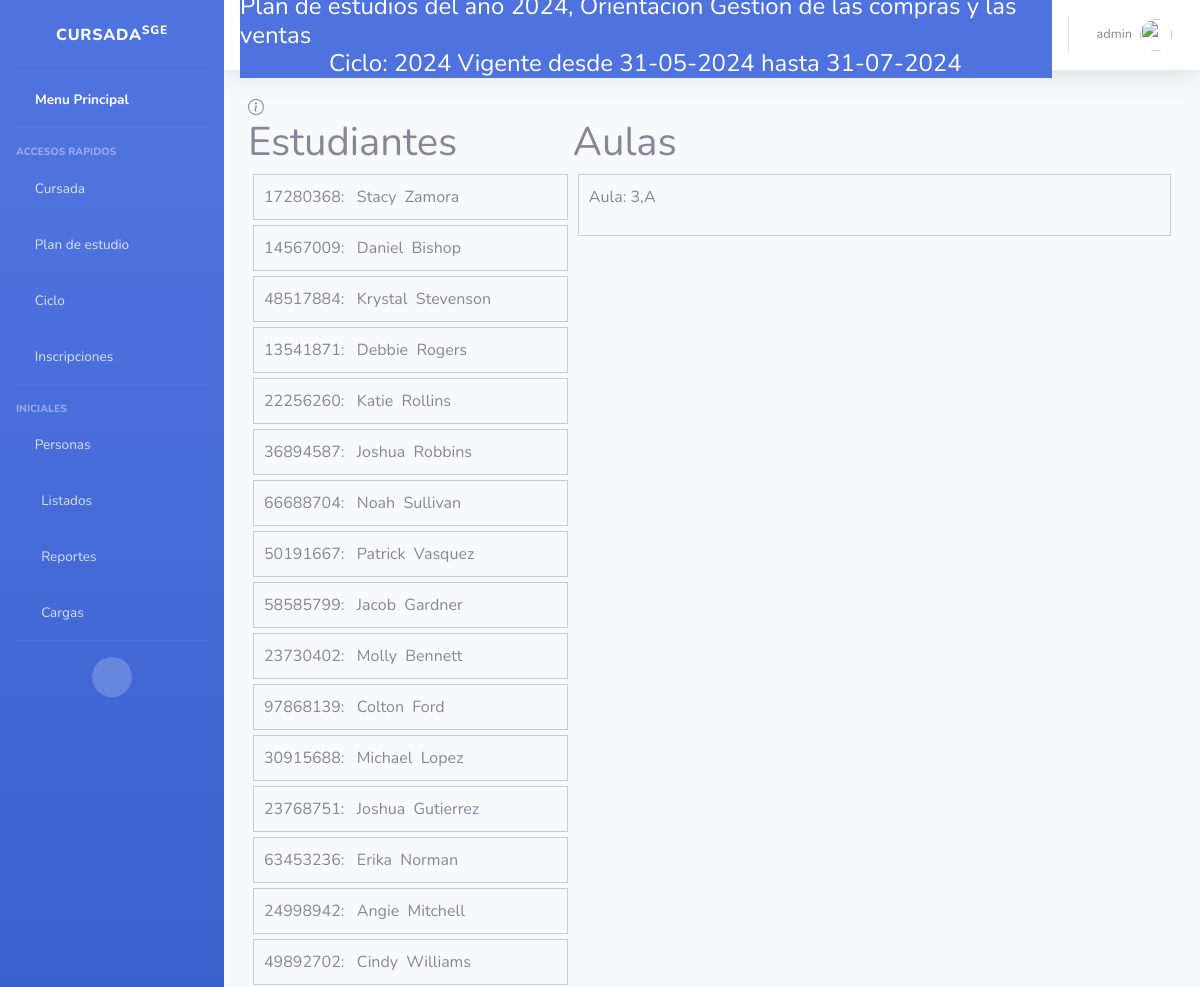
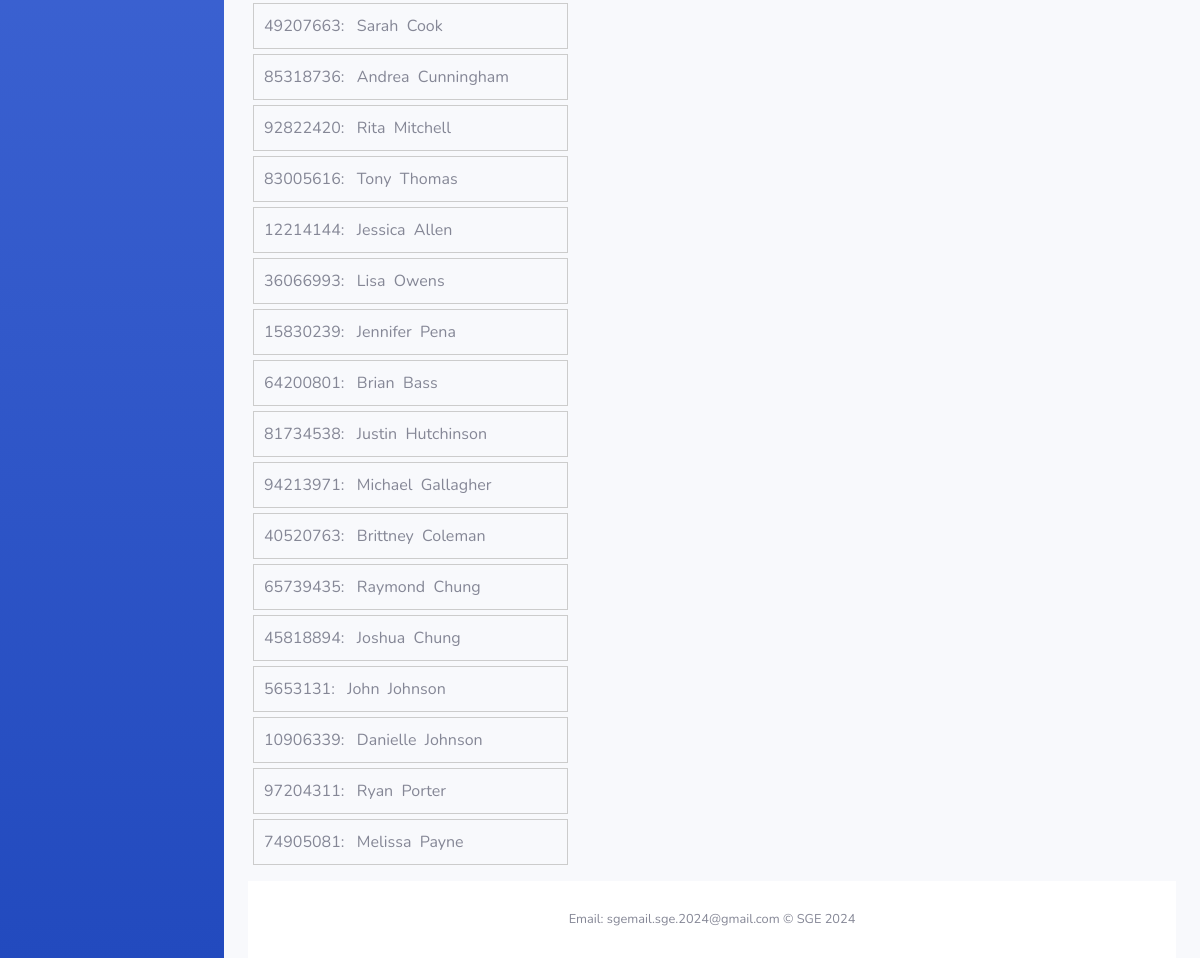
The page /Clases/asignar_alumno_a_aula/3/ (signed in) on the database its author committed (2 pictures, top to bottom).
### Core/models.py (models this page shows, shortened)
class Ciclo (models.Model):
    anioCalendario = models.CharField(
        help_text="Ej: 2024",
        max_length=4,
        unique= True)
    fechaInicio = models.DateField(help_text="Ej: 16/02/2024",
                                   default=now)
    plan = models.ForeignKey(PlanDeEstudios, blank=False, on_delete=models.CASCADE)
    fechaFin = models.DateField(help_text="Ej: 28/11/2024",)
    esActual = models.BooleanField(
        default= True
    )
    def __str__(self):
        return "{0} Vigente desde {1} hasta {2}".format(self.anioCalendario,self.fechaInicio.strftime("%d-%m-%Y"), self.fechaFin.strftime("%d-%m-%Y"))

class Inscripcion(models.Model):
    estudiante = models.ForeignKey(
        Estudiante,
        null=True,
        help_text="Ej: Juan Perez",
        on_delete=models.CASCADE,
    )
    ciclo = models.ForeignKey(
        Ciclo,
        null=True,
        on_delete=models.CASCADE,
        help_text="Ej: Actual",
    )
    anio = models.ForeignKey(
        AnioPlan,
        on_delete=models.CASCADE,
        help_text="Ej: 1,año",
    )
    fecha = models.DateTimeField(default=now,help_text="Ej: 16/02/2024",)
    class Meta:
        unique_together = ['estudiante', 'ciclo', 'anio']

class Persona(models.Model):
    MAXNOMBRE = 50
    MAXAPELLIDO = 50
    REGEX_NOMBRE = '^[0-9a-zA-Z-_ .]{3,100}$'
    REGEX_NUMERO = '^[0-9]{1,12}$'
    MAXDNI =11
    MAXDIRECCION = 100
    MAXTELEFONO = 10
    nombre = models.CharField(
        help_text="Ej: Juan",
        max_length = MAXNOMBRE,
        unique= False,
        null= False,
        blank= False,
        validators= [RegexValidator(regex=REGEX_NOMBRE)],
        error_messages= {
            'max_length': "El nombre puede tener a lo sumo {} caracteres".format(MAXNOMBRE),
            'blank': "El nombre es obligatorio"
        }
    )
    apellido = models.CharField(
        help_text="Ej: Perez",
        max_length=MAXAPELLIDO,
        unique=False,
        null=False,
        blank=False,
        validators=[RegexValidator(regex=REGEX_NOMBRE)],
        error_messages={
            'max_length': "El apellido puede tener a lo sumo {} caracteres".format(MAXNOMBRE),
            'blank': "El apéllido es obligatorio"
        }
    )
    dni= models.CharField(
        help_text="Ej: 12345678",
        max_length = MAXDNI,
        unique= True,
        null= False,
        blank= False,
        error_messages= {
            'max_length': "El dni puede tener a lo sumo {} caracteres".format(MAXDNI),
            'unique': "El dni ingresado ya existe",
            'blank': "El dni es obligatorio"
        }
    )
    localidad=models.ForeignKey(
        Localidad,
        null=False,
        blank=False,
        on_delete=models.CASCADE,
        help_text="Ej: Trelew",
        error_messages={
        }
    )
    direccion=models.CharField(
        help_text="Ej: Calle falsa 123",
        max_length = MAXDIRECCION,
        unique= False,
        null= False,
        blank= False,
        error_messages= {
            'blank': "La direccion es obligatoria"
        }
    )
    email = models.EmailField(
        help_text="Ej: asd@asd.com",
        unique=True,
        null=True,
        blank=True,
        primary_key=False,
        error_messages={
            'unique': "El email no esta disponible",
        }
    )
    telefono= models.CharField(
        help_text="Ej: 0123456789 ",
        max_length=MAXTELEFONO,
        unique=False,
        null=True,
        blank=True,
        primary_key=False,
        validators=[RegexValidator(regex=REGEX_NUMERO)],
        error_messages={
            'max_length': "El telefono puede tener a lo sumo {} caracteres".format(MAXTELEFONO),
        }
    )

class Aula(models.Model):
    estudiantes = models.ManyToManyField(
        'Estudiante',
        blank=True,
        related_name="estudiantes",
    )
    division = models.ForeignKey(
        'Division',
        unique=False,
        null=False,  # Asegura que cada aula tenga una división asociada
        blank=False,
        on_delete=models.CASCADE,
        related_name="aulas"  # Hace que el acceso a las aulas asociadas con una división sea más claro
    )
    class Meta:
        db_table = 'Aula'

class Division(models.Model):
    PRIMERA = '1ra'
    SEGUNDA = '2da'
    TERCERA = '3ra'
    CUARTA = '4ta'
    QUINTA = '5ta'
    CHOICES_DIV = (
        (PRIMERA, 'Primera'),
        (SEGUNDA, 'Segunda'),
        (TERCERA, 'Tercera'),
        (CUARTA, 'Cuarta'),
        (QUINTA, 'Quinta'))
    ciclo = models.ForeignKey(Ciclo, on_delete=models.CASCADE, related_name="divisiones")
    codigo = models.CharField(max_length=50, choices=CHOICES_DIV, default=PRIMERA)
    descripcion = models.CharField(max_length=50)
    anio = models.ForeignKey(AnioPlan, on_delete=models.CASCADE)
    alumnos = models.ManyToManyField(Estudiante)
    def __str__(self):
        return "{0},{1}".format(self.anio.codigo, self.codigo)

class AnioPlan(models.Model):
    MAXCODIGO= 50
    CANTMAXPORANIO= 50
    MAXDESCRIPCION = 50
    codigo = models.CharField(
        help_text="Ej: ",
        max_length= MAXCODIGO,
        null=False,
        blank=False,
        error_messages={
            'blank': "El codigo es obligatorio"
        })
    descripcion = models.CharField(help_text="nivel",
        unique=False,
        max_length= MAXDESCRIPCION,
        null=False,
        blank=False,
        primary_key=False,
        )
    plan = models.ForeignKey(PlanDeEstudios, models.CASCADE, related_name="anios")
    inscripciones = models.ManyToManyField(Estudiante)
    class Meta:
        unique_together = [['codigo', 'plan']]

### Clases/views.py (the view)
# urls.py: re_path(r'^asignar_alumno_a_aula/(?P<idAnio>\d+)/$', views.asignar_alumno_a_aula, name= 'asignar_alumno_a_aula'),
@login_required
def asignar_alumno_a_aula(request, idAnio):
    if not request.user.is_staff:
        return HttpResponseForbidden('Acceso denegado.')
    print("asignar alumno", idAnio)
    ciclo = Ciclo.objects.get(esActual = 'True')
    ciclo=request.ciclo
    divisiones = Division.objects.filter(anio_id=idAnio,ciclo=ciclo)
    estudiantes_inscritos = Inscripcion.objects.filter(anio=idAnio,ciclo = ciclo)
    print("estudiuantes inscriptos",estudiantes_inscritos)
    aulas = Aula.objects.filter(division__in=divisiones)
    print("Estoy en aulaaass",aulas[0].estudiantes.all())
    estudiantes_aula = {}  # Cambiaremos a un diccionario para asociar estudiantes con aulas
    for aula in aulas:
        estudiantes_aula[aula.id] = aula.estudiantes.all()
        print(aula.estudiantes.all())
    estudiantes_no_en_aula = []
    ids_estudiantes_aula = [estudiante.id for aula_estudiantes in estudiantes_aula.values() for estudiante in aula_estudiantes]
    print("Estudiates e aulas",ids_estudiantes_aula)
    print((ids_estudiantes_aula))
    for estudiante in estudiantes_inscritos:
        print("id estudiante*****",estudiante.estudiante.id,ids_estudiantes_aula)
        if estudiante.estudiante.id not in ids_estudiantes_aula:
            estudiantes_no_en_aula.append(estudiante)
    print("no en aula", estudiantes_no_en_aula)
    return render(request, 'Division/asignar_alumnno_aula.html', {'aulas': aulas,
                                                                'estudiantes': estudiantes_no_en_aula,
                                                                'estudiantes_aula': estudiantes_aula,
                                                                'estudiantes_no_en_aula': estudiantes_no_en_aula})

### Core/models.py (called while the page is built)
    def __str__(self):
        return "Plan de estudios del año {0}, Orientacion {1}".format(self.anio, self.orientacion)

### Clases/templates/Division/asignar_alumnno_aula.html (shortened to what this page needs)
{% extends 'index.html' %}
{% block content %}
{% load static %}
<head>
</head>
<a data-bs-toggle="modal" data-bs-target="#exampleModal" data-bs-slide-to="0">
    </a>
<cuerpo>
    <div id="estudiantes-container">
        <h1>Estudiantes</h1>
        <ul id="estudiantes-list">
            {% for estudiante in estudiantes %}
                <li class="estudiante" draggable="true" ondragstart="handleDragStart(event,
                '{{ estudiante.estudiante.dni }}',
                '{{ estudiante.estudiante.id }}',
                '{{ estudiante.estudiante.nombre }}',
                '{{ estudiante.estudiante.apellido }}')"
                data-id="{{ estudiante.estudiante.id }}"
                data-dni="{{ estudiante.estudiante.dni }}"
                data-nombre="{{ estudiante.estudiante.nombre }}"
                data-apellido="{{ estudiante.estudiante.apellido }}">
                {{ estudiante.estudiante.dni  }}: &nbsp {{ estudiante.estudiante.nombre  }}&nbsp {{estudiante.estudiante.apellido}}</li>
            {% endfor %}
        </ul>
    </div>
    <div id="aulas-container">
        <h1>Aulas</h1>
        {% for aula in aulas %}
        <div id="aulas-list">
            <li class="aula" ondrop="drop(event)" ondragover="allowDrop(event)" data-id="{{ aula.id }}">
                Aula: {{ aula.division }}
            </li>
        </div>
        {% endfor %}
    </div>
</cuerpo>
</html>
{% endblock content %}

### principal/templates/index.html (shortened to what this page needs)
<!DOCTYPE html>
<html lang="en">
<head>
    <link href="https://cdn.jsdelivr.net/npm/bootstrap@5.2.3/dist/css/bootstrap.min.css" rel="stylesheet">
    <link href= "{% static 'vendor/fontawesome-free/css/all.min.css' %}" rel="stylesheet" type="text/css">
    <link href="{% static 'css/sb-admin-2.min.css' %}" rel="stylesheet">
    {% load bootstrap5 %}
</head>
{% block sidebar %}
<body id="page-top">
    <div id="wrapper">
        <ul class="navbar-nav bg-gradient-primary sidebar sidebar-dark accordion" id="accordionSidebar">
            <a class="sidebar-brand d-flex align-items-center justify-content-center" href="/">
                <div class="sidebar-brand-text mx-3">Cursada<sup>SGE</sup></div>
            </a>
            <hr class="sidebar-divider my-0">
            <li class="nav-item active">
                <a class="nav-link" href="/">
                    <i class="fas fa-school "></i>
                    <span>Menu Principal</span></a>
            </li>
            <hr class="sidebar-divider">
            <div class="sidebar-heading">
                Accesos Rapidos
            </div>
            {% if request.hayCicloActivo %}
            <li class="nav-item">
                <a class="nav-link collapsed" href="#" data-toggle="collapse" data-target="#collapseTree"
                    aria-expanded="true" aria-controls="collapseTwo">
                    <i class="far fa-file"></i>
                    <span>Cursada</span>
                </a>
            </li>
            {% endif %}
            <li class="nav-item">
                <a class="nav-link collapsed" href="#" data-toggle="collapse" data-target="#collapseTwo"
                    aria-expanded="true" aria-controls="collapseTwo">
                    <i class="far fa-calendar-alt "></i>
                    <span>Plan de estudio</span>
                </a>
            </li>
            {% if request.hayPlan %}
            <li class="nav-item">
                <a class="nav-link collapsed" href="#" data-toggle="collapse" data-target="#collapseCiclo"
                    aria-expanded="true" aria-controls="collapseTwo">
                    <i class="fas fa-chalkboard-teacher"></i>
                    <span>Ciclo</span>
                </a>
            </li>
            {% endif %}
            {% if request.hayCicloActivo %}
            <li class="nav-item">
                <a class="nav-link collapsed" href="#" data-toggle="collapse" data-target="#collapseUtilities"
                    aria-expanded="true" aria-controls="collapseUtilities">
                    <i class="fas fa-user-check"></i>
                    <span>Inscripciones</span>
                </a>
            </li>
            {% endif %}
            <hr class="sidebar-divider">
            <div class="sidebar-heading">
                Iniciales
            </div>
            <li class="nav-item">
                <a class="nav-link collapsed" href="#" data-toggle="collapse" data-target="#collapsePages"
                    aria-expanded="true" aria-controls="collapsePages">
                    <i class="fas fa-user-graduate fa-folder"></i>
                    <span>Personas</span>
                </a>
            </li>
            <li class="nav-item">
                <a class="nav-link collapsed" href="#" data-toggle="collapse" data-target="#collapseList"
                    aria-expanded="true" aria-controls="collapsePages">
                    <i class="fas fa-fw fa-table"></i>
                    <span>Listados</span>
                </a>
            </li>
            <li class="nav-item">
                <a class="nav-link collapsed" href="#" data-toggle="collapse" data-target="#collapseRep"
                    aria-expanded="true" aria-controls="collapsePages">
                    <i class="fas fa-fw fa-chart-area"></i>
                    <span>Reportes</span>
                </a>
            </li>
            <li class="nav-item">
                <a class="nav-link collapsed" href="#" data-toggle="collapse" data-target="#collapseCargas"
                    aria-expanded="true" aria-controls="collapsePages">
                    <i class="fas fa-fw fa-chart-area"></i>
                    <span>Cargas</span>
                </a>
            </li>
            <hr class="sidebar-divider d-none d-md-block">
            <div class="text-center d-none d-md-inline">
                <button class="rounded-circle border-0" id="sidebarToggle"></button>
            </div>
            {% endblock sidebar %}
        </ul>
        <div id="content-wrapper" class="d-flex flex-column">
            <div id="content">
<nav class="navbar navbar-expand navbar-light bg-white topbar mb-4 static-top shadow">
    <div class="container input-group btn-primary d-flex flex-column">
        {% if request.hayPlan %}
        <h4 class="mb-0">{{request.plan}}</h4>
        {% else %}
        <h4> No hay plan vigente</h4>
        {% endif %}
        {% if request.ciclo %}
        <h4 class="mb-0">Ciclo: {{request.ciclo}}</h4>
        {% else %}
        <h4> No hay ciclo vigente</h4>
        {% endif %}
    </div>
    <ul class="navbar-nav ml-auto">
        <li class="nav-item dropdown no-arrow">
            <a class="nav-link dropdown-toggle" href="#" id="userDropdown" role="button"
                data-toggle="dropdown" aria-haspopup="true" aria-expanded="false">
                <span class="mr-2 d-none d-lg-inline text-gray-600 small">{{ request.user.username }}</span>
                <img class="img-profile rounded-circle" src="{% static 'img/undraw_profile.svg' %}">
            </a>
        </li>
    </ul>
</nav>
                <div class="container-fluid">
                {% block content %}{% endblock content %}
    {% block footer %}
    <footer class="sticky-footer bg-white">
        <div class="container my-auto">
            <div class="copyright text-center my-auto">
                <span>Email: sgemail.sge.2024@gmail.com &copy; SGE 2024</span>
            </div>
        </div>
    </footer>
    {% endblock footer %}
</body>
</html>

### Clases/templates/Division/asignar_alumnno_aula.html (style rules this page uses)
cuerpo { display: flex; justify-content: space-around; }
#estudiantes-container { width: 35%; }
#aulas-container { width: 65%; }
.estudiante, .aula { padding: 10px; border: 1px solid #ccc; margin: 5px; cursor: grab; }
#estudiantes-list, #aulas-list { list-style: none; padding: 0; }
.aula { min-height: 50px; }

### rows shown on the page
Ciclo: ciclo "2024 Vigente desde 31-05-2024 hasta 31-07-2024"
Inscripcion: estudiante.dni "17280368", estudiante.nombre "Stacy", estudiante.apellido "Zamora"
Inscripcion: estudiante.dni "14567009", estudiante.nombre "Daniel", estudiante.apellido "Bishop"
Inscripcion: estudiante.dni "48517884", estudiante.nombre "Krystal", estudiante.apellido "Stevenson"
Inscripcion: estudiante.dni "13541871", estudiante.nombre "Debbie", estudiante.apellido "Rogers"
Inscripcion: estudiante.dni "22256260", estudiante.nombre "Katie", estudiante.apellido "Rollins"
Inscripcion: estudiante.dni "36894587", estudiante.nombre "Joshua", estudiante.apellido "Robbins"
Inscripcion: estudiante.dni "66688704", estudiante.nombre "Noah", estudiante.apellido "Sullivan"
Inscripcion: estudiante.dni "50191667", estudiante.nombre "Patrick", estudiante.apellido "Vasquez"
Inscripcion: estudiante.dni "58585799", estudiante.nombre "Jacob", estudiante.apellido "Gardner"
Inscripcion: estudiante.dni "23730402", estudiante.nombre "Molly", estudiante.apellido "Bennett"
Inscripcion: estudiante.dni "97868139", estudiante.nombre "Colton", estudiante.apellido "Ford"
Inscripcion: estudiante.dni "30915688", estudiante.nombre "Michael", estudiante.apellido "Lopez"
Inscripcion: estudiante.dni "23768751", estudiante.nombre "Joshua", estudiante.apellido "Gutierrez"
Inscripcion: estudiante.dni "63453236", estudiante.nombre "Erika", estudiante.apellido "Norman"
Inscripcion: estudiante.dni "24998942", estudiante.nombre "Angie", estudiante.apellido "Mitchell"
Inscripcion: estudiante.dni "49892702", estudiante.nombre "Cindy", estudiante.apellido "Williams"
Inscripcion: estudiante.dni "49207663", estudiante.nombre "Sarah", estudiante.apellido "Cook"
Inscripcion: estudiante.dni "85318736", estudiante.nombre "Andrea", estudiante.apellido "Cunningham"
Inscripcion: estudiante.dni "92822420", estudiante.nombre "Rita", estudiante.apellido "Mitchell"
Inscripcion: estudiante.dni "83005616", estudiante.nombre "Tony", estudiante.apellido "Thomas"
Inscripcion: estudiante.dni "12214144", estudiante.nombre "Jessica", estudiante.apellido "Allen"
Inscripcion: estudiante.dni "36066993", estudiante.nombre "Lisa", estudiante.apellido "Owens"
Inscripcion: estudiante.dni "15830239", estudiante.nombre "Jennifer", estudiante.apellido "Pena"
Inscripcion: estudiante.dni "64200801", estudiante.nombre "Brian", estudiante.apellido "Bass"
Inscripcion: estudiante.dni "81734538", estudiante.nombre "Justin", estudiante.apellido "Hutchinson"
Inscripcion: estudiante.dni "94213971", estudiante.nombre "Michael", estudiante.apellido "Gallagher"
Inscripcion: estudiante.dni "40520763", estudiante.nombre "Brittney", estudiante.apellido "Coleman"
Inscripcion: estudiante.dni "65739435", estudiante.nombre "Raymond", estudiante.apellido "Chung"
Inscripcion: estudiante.dni "45818894", estudiante.nombre "Joshua", estudiante.apellido "Chung"
Inscripcion: estudiante.dni "5653131", estudiante.nombre "John", estudiante.apellido "Johnson"
Inscripcion: estudiante.dni "10906339", estudiante.nombre "Danielle", estudiante.apellido "Johnson"
Inscripcion: estudiante.dni "97204311", estudiante.nombre "Ryan", estudiante.apellido "Porter"
Inscripcion: estudiante.dni "74905081", estudiante.nombre "Melissa", estudiante.apellido "Payne"
Aula: division "3,A"

### other values the page prints
{{ request.user.username }} "admin"
